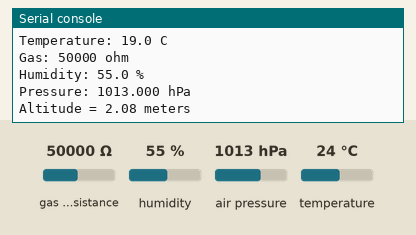
Recording of a program running on a simulated Raspberry Pi Pico running CircuitPython. Parts: the last lines printed to the serial console. The test bench sets the inputs (shaded band); at power-on: gas sensor resistance 50000 Ω, humidity 55 %, air pressure 1013 hPa, temperature 24 °C.

Above: at 1.2 s.
1.3 s: gas sensor resistance set to 6880 Ω
2.8 s: humidity set to 22 %
At 3.5 s:
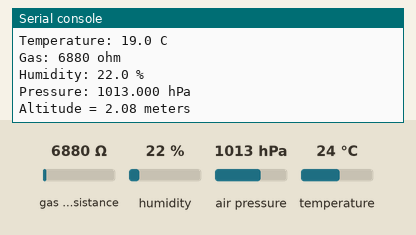
4.3 s: air pressure set to 952 hPa
At 5.6 s:
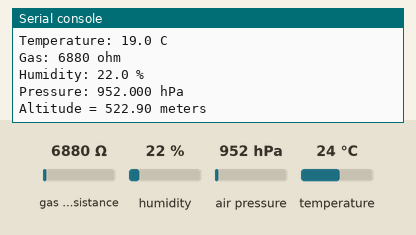

The program:

bme680_code.py
```python
# 0x77 is the BME680 (with the trace cut to add 1 to the I2C address)

import time
import board
import busio
import adafruit_bme680

i2c = busio.I2C(scl=board.GP1, sda=board.GP0)
bme680 = adafruit_bme680.Adafruit_BME680_I2C(i2c, address=0x77)

# Standard sea level pressure
bme680.seaLevelhPa = 1013
temperature_offset = -5

while True:
    print("\nTemperature: %0.1f C" % (bme680.temperature + temperature_offset))
    print("Gas: %d ohm" % bme680.gas)
    print("Humidity: %0.1f %%" % bme680.relative_humidity)
    print("Pressure: %0.3f hPa" % bme680.pressure)
    print("Altitude = %0.2f meters" % bme680.altitude)

    time.sleep(1)
```

Measured:
- after the input at 2.8 s, the serial console: prints a new line after 0.21 s (image 1)
- after the input at 4.3 s, the serial console: prints a new line after 0.71 s (image 2)
